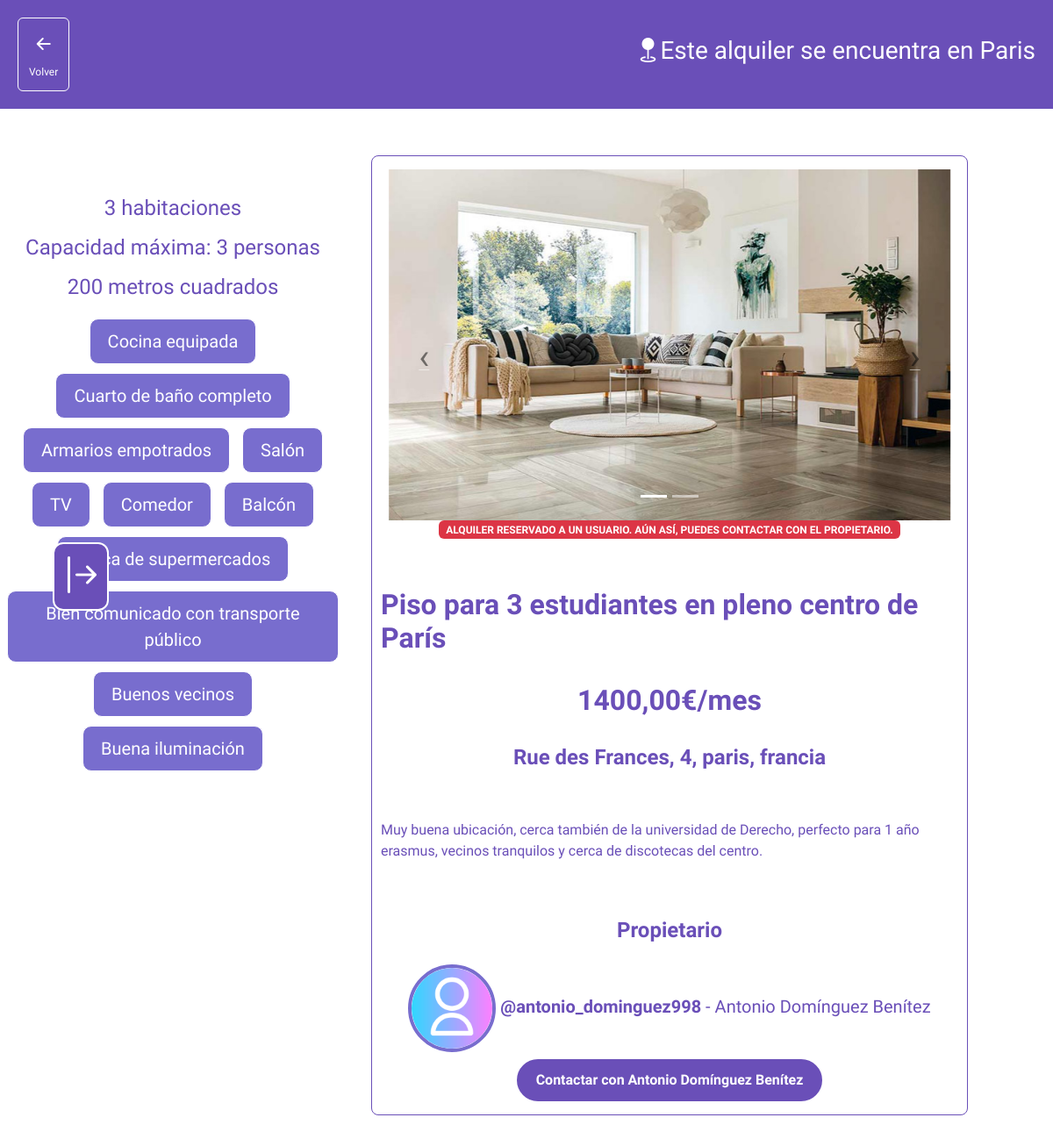
/marketplace/renting_details/2/ (signed in), run on the app's committed database.
### main/market/models.py (models this page shows, shortened)
class Rental(models.Model):
    owner = models.ForeignKey(settings.AUTH_USER_MODEL, on_delete=models.CASCADE, related_name='rentals')
    title = models.CharField(max_length=200)
    location = models.CharField(max_length=200)
    description = models.TextField()
    price = models.DecimalField(max_digits=10, decimal_places=2)
    square_meters = models.PositiveIntegerField()
    rooms = models.PositiveIntegerField()
    max_people = models.PositiveIntegerField()
    city_associated = models.CharField(max_length=100, blank=True)
    features = models.ManyToManyField(RentalFeature, blank=True)
    money_associated = models.CharField(max_length=50, blank = True)
    highlighted = models.BooleanField(default=False)
    highlighted_until = models.DateTimeField(null=True, blank=True)
    highlighted_at = models.DateTimeField(null=True, blank=True)
    created_at = models.DateTimeField(auto_now_add=True)
    status = models.CharField(
        max_length=10,
        choices=[
            ('on_sale', 'Anuncio activo'),
            ('booked', 'Reservado'),
            ('sold', 'Ya alquilado')
        ],
        default='on_sale'
    )
    buyer = models.ForeignKey(
        settings.AUTH_USER_MODEL,
        null=True,
        blank=True,
        on_delete=models.SET_NULL,
        related_name='purchased_rentings'
    )

class RentalFeature(models.Model):
    feature = models.CharField(max_length=120, unique=True)

class RentalImage(models.Model):
    rental = models.ForeignKey(Rental, related_name='images', on_delete=models.CASCADE)
    image = models.ImageField(upload_to='rental_pictures/', blank=False)

### main/models.py (models this page shows)
class CustomUser(AbstractUser):
    email = models.EmailField(unique=True)
    birthday = models.DateField(null=True, blank=True)
    city = models.CharField(max_length=100, blank=True)
    selected_city = models.CharField(max_length=100, blank=True)
    description = models.TextField(blank=True)
    profile_picture = models.ImageField(upload_to='profile_pictures/', blank=True)
    erasmus = models.BooleanField(default=False)
    show_age = models.BooleanField(default=True)
    profile_completed = models.BooleanField(default=False)
    account_visibility = models.CharField(max_length=10, choices=[('public', 'Pública'), ('private', 'Privada')], default='public')
    see_own_products = models.BooleanField(default=False)
    aficiones = models.ManyToManyField(Hobby, blank=True)
    is_city_admin = models.BooleanField(default=False)
    groups = models.ManyToManyField(Group, verbose_name='groups', blank=True, related_name='customuser_set')
    user_permissions = models.ManyToManyField(Permission, verbose_name='user permissions', blank=True, related_name='customuser_set')

### main/market/views.py (the view)
# urls.py: path('renting_details/<int:renting_id>/', views.renting_details, name='renting_details'),
def renting_details(request, renting_id):
    rating_count = 0
    stars_sum = 0
    complete_profile_alerts = alertas_completar_perfil(request)
    pending_requests_count = FollowRequest.objects.filter(receiver=request.user, status='pending').count()
    pending_chat_requests_count = ChatRequest.objects.filter(receiver=request.user, status='pending').count()
    private_chats = Chat.objects.filter(Q(user1=request.user) | Q(user2=request.user)).annotate(
        unread_count=Count('messages', filter=Q(messages__is_read=False) & ~Q(messages__sender=request.user))
    )
    all_groups_chats = GroupChat.objects.filter(members__user=request.user).exclude(name=request.user.city).annotate(
        unread_count=Count('group_messages', filter=Q(group_messages__is_read=False) & ~Q(group_messages__sender=request.user))
    )
    total_unread_count = sum(chat.unread_count for chat in private_chats) + sum(chat.unread_count for chat in all_groups_chats) + pending_chat_requests_count
    try:
        rental = Rental.objects.get(id=renting_id)
    except Rental.DoesNotExist:
        return render(request, 'invalid_id.html', {
            'complete_profile_alerts': complete_profile_alerts,
            'pending_requests_count': pending_requests_count,
            'pending_chat_requests_count': pending_chat_requests_count,
            'total_unread_count': total_unread_count,
        })
    if rating_count !=0 :
        average_rating = stars_sum/rating_count
    else:
        average_rating = 0.0
    context = {
        'rental': rental,
        'complete_profile_alerts': complete_profile_alerts,
        'pending_requests_count': pending_requests_count,
        'pending_chat_requests_count': pending_chat_requests_count,
        'total_unread_count': total_unread_count,
    }
    return render(request, 'renting_details.html', context)

### main/views.py (called while the page is built)
def alertas_completar_perfil(request):
    complete_profile_alerts = 0
    if request.user.birthday is None:
        complete_profile_alerts += 1
    if request.user.city == "":
        complete_profile_alerts += 1
    if request.user.description == "":
        complete_profile_alerts += 1
    if request.user.profile_picture == "":
        complete_profile_alerts += 1
    if len(request.user.aficiones.all()) == 0:
        complete_profile_alerts += 1
    return complete_profile_alerts

### main/templates/market/renting_details.html (shortened to what this page needs)
{% extends "main/sidebar.html" %}
{% block content %}
{% load static %}
<head>
    <link href="https://cdn.jsdelivr.net/npm/bootstrap@5.3.0/dist/css/bootstrap.min.css" rel="stylesheet">
</head>
<body>
    <div class="container-fluid profile-container">
        <div class="profile-top d-flex justify-content-between align-items-center">
            <div>
                <button onclick="goBack()" class="btn btn-primary bi-arrow-left-short d-none d-md-block" style="background-color: transparent; border-color: white; font-size: 2em;">
                    <h3 style="font-size:12px;">Volver</h3>
                </button>
            </div>
            <h3><i class="bi bi-geo-fill"></i>Este alquiler se encuentra en {{ rental.city_associated }}</h3>
        </div>
        <div class="row mt-5">
            <div class="col-md-4" style="padding: 10px; margin:5px;">
                <div class="profile-container">
                    <div class="profile-info text-center">
                        <h4 class="mt-3">
                            {% if rental.rooms == 1 %}
                                {{ rental.rooms }} habitación
                            {% else %}
                                {{ rental.rooms }} habitaciones
                            {% endif %}
                        </h4>
                        <h4 class="mt-3">
                            Capacidad máxima:
                            {% if rental.max_people == 1 %}
                                {{rental.max_people}} persona
                            {% else %}
                                {{rental.max_people}} personas
                            {% endif %}
                        </h4>
                        <h4 class="mt-3">{{ rental.square_meters }} metros cuadrados</h4>
                        <p class="mt-3">
                            <div class="d-flex align-items-center flex-wrap">
                                <div class="btn-group-toggle" data-toggle="buttons">
                                    {% for feature in rental.features.all %}
                                        <button class="btn btn-primary"
                                            style="width: auto; background-color: #786dce; color: white; border-color: white; font-size: 20px; outline: none; box-shadow: none; cursor:default;">
                                            {{ feature.feature }}
                                        </button>
                                    {% endfor %}
                                </div>
                            </div>
                        </p>
                    </div>
                </div>
            </div>
            <div class="col-md-7 mb-5">
                <div class="rental-details" style="border-color:#6a4fb8; padding: 10px; margin:5px;">
                    {% if rental.images.count > 1 %}
                        <div id="carouselExampleIndicators" class="carousel slide">
                            <ol class="carousel-indicators">
                                {% for image in rental.images.all %}
                                    <li data-bs-target="#carouselExampleIndicators" data-bs-slide-to="{{ forloop.counter0 }}" class="{% if forloop.first %}active{% endif %}"></li>
                                {% endfor %}
                            </ol>
                            <div class="carousel-inner">
                                {% for image in rental.images.all %}
                                    <div class="carousel-item {% if forloop.first %}active{% endif %}">
                                        <img src="{{ image.image.url }}" alt="Imagen de producto" class="d-block mx-auto">
                                    </div>
                                {% endfor %}
                            </div>
                            <a class="carousel-control-prev" href="#carouselExampleIndicators" role="button" data-bs-slide="prev">
                                <span class="carousel-control-prev-icon" aria-hidden="true"></span>
                            </a>
                            <a class="carousel-control-next" href="#carouselExampleIndicators" role="button" data-bs-slide="next">
                                <span class="carousel-control-next-icon" aria-hidden="true"></span>
                            </a>
                        </div>
                    {% else %}
                        <div class="renting-image" style="text-align: center; padding: 10px; margin: 5px;">
                            <img src="{{ rental.images.first.image.url }}" alt="Imagen del alquiler" class="img-fluid mx-auto" style="max-width: 60%; height: auto;">
                        </div>
                    {% endif %}
                    {% if rental.status == 'booked' %}
                        <span class="badge bg-danger text-white mb-2">ALQUILER RESERVADO A UN USUARIO. AÚN ASÍ, PUEDES CONTACTAR CON EL PROPIETARIO.</span>
                    {% endif %}
                    <h2 class="mt-5"><strong>{{ rental.title }}</strong></h2>
                    <br>
                    <h2><strong>{{ rental.price }}{{ rental.money_associated }}/mes</strong></h2>
                    <br>
                    <h4><strong>{{ rental.location }}</strong></h4>
                    <br>
                    <br>
                    <p>{{ rental.description }}</p>
                    <br><br>
                    <h4><strong>Propietario</strong></h4>
                    {% if rental.owner.id == request.user.id %}
                        {% if rental.owner.profile_picture %}
                            <a href="{% url 'my_profile' %}" style="text-decoration:none; color:#6a4fb8;">
                            <h5 class="mt-3"><img src="{{ rental.owner.profile_picture.url }}" class="profile-picture" alt="Foto del vendedor">
                                <strong>@{{ rental.owner.username }}</strong> - {{ rental.owner.first_name }} {{ rental.owner.last_name }}</h5>
                            </a>
                        {% else %}
                            <a href="{% url 'my_profile' %}" style="text-decoration:none; color:#6a4fb8;">
                                <i class="bi bi-person-circle" style="font-size: 100px; color: #a6a0d6;"></i>
                                <h2 class="mt-3"><strong>@{{ rental.owner.username }}</strong> - {{ rental.owner.first_name }} {{ rental.owner.last_name }}</h2>
                            </a>
                        {% endif %}
                    {% else %}
                            {% if rental.owner.profile_picture %}
                                <a href="{% url 'other_user_profile' rental.owner.username %}" style="text-decoration:none; color:#6a4fb8;">
                                <h5 class="mt-3"><img src="{{ rental.owner.profile_picture.url }}" class="profile-picture" alt="Foto del vendedor">
                                    <strong>@{{ rental.owner.username }}</strong> - {{ rental.owner.first_name }} {{ rental.owner.last_name }}</h5>
                                </a>
                            {% endif %}
                        {% if rental.owner.id != request.user.id %}
                            <a href="#" class="btn btn-primary contact-button" data-bs-toggle="modal" data-bs-target="#contactModalRenting">Contactar con {{ rental.owner.first_name }} {{ rental.owner.last_name }}</a>
                        {% endif %}
                    {% endif %}
                </div>
            </div>
        </div>
    </div>
</body>
{% endblock %}

### main/templates/main/sidebar.html (shortened to what this page needs)
{% load static %}
<!DOCTYPE html>
<html lang="es">
<head>
    <link rel="stylesheet" href="https://code.jquery.com/ui/1.12.1/themes/base/jquery-ui.css">
    <link href="https://cdn.jsdelivr.net/npm/bootstrap@5.3.0-alpha1/dist/css/bootstrap.min.css" rel="stylesheet">
    <link href="https://cdnjs.cloudflare.com/ajax/libs/font-awesome/6.0.0-beta3/css/all.min.css" rel="stylesheet">
    <link rel="stylesheet" href="https://cdn.jsdelivr.net/npm/bootstrap-icons@1.10.5/font/bootstrap-icons.css">
    <link rel="stylesheet" href="https://stackpath.bootstrapcdn.com/bootstrap/4.5.2/css/bootstrap.min.css">
    <link rel="stylesheet" href="https://maxcdn.bootstrapcdn.com/bootstrap/4.5.2/css/bootstrap.min.css">
    <link href="https://cdn.jsdelivr.net/npm/bootstrap-icons@1.7.2/font/bootstrap-icons.css" rel="stylesheet">
    <link href="https://cdn.jsdelivr.net/npm/bootstrap@5.3.0/dist/css/bootstrap.min.css" rel="stylesheet">
</head>
<body>
    <div class="container profile-container">
        <button id="menuToggle" class="abrir-cerrar-menu">
            <i class="bi bi-arrow-bar-right" style="font-size:3em;" id="menuIcon"></i>
        </button>
        <div class="main-content">
            {% block content %}{% endblock %}
        </div>
    </div>
</body>
</html>

### main/templates/main/sidebar.html (style rules this page uses)
.abrir-cerrar-menu { background-color: #6a4fb8; border: 2px solid white; color: white; transition: all 0.3s ease; position: fixed; top: 50%; left: 60px; transform: translateY(-50%); z-index: 1000; outline:none; box-shadow:none; border-radius: 12px; }

### main/templates/market/renting_details.html (style rules this page uses)
body { font-family: 'Work Sans', sans-serif; color: #6a4fb8; overflow-x:hidden; }
.rental-details { border: 1px solid #ccc; border-radius: 8px; padding: 20px; background-color: #fff; display: flex; flex-direction: column; justify-content: center; align-items: center; height: 100%; }
.profile-container { display: flex; flex-direction: column; max-width: 100%; padding: 0; }
.profile-top { background-color: #6a4fb8; color: white; padding: 20px; }
.profile-picture { border-radius: 50%; border: 4px solid #786dce; width: 100px; height: 100px; }
.profile-info { margin-top: 20px; }
.carousel { width: 100%; }
.carousel-inner .carousel-item { justify-content: center; align-items: center; }
.carousel-inner .carousel-item img { object-fit: cover; width: auto; max-width: 100%; max-height: 400px; }
.carousel-control-prev-icon, .carousel-control-next-icon { background-image: none; }
.carousel-control-prev-icon::after, .carousel-control-next-icon::after { content: '‹'; font-size: 40px; color: black; }
.carousel-control-next-icon::after { content: '›'; }
.carousel-indicators li { color: black; }
.contact-button { color: white; background-color: #6a4fb8; border: 2px solid #6a4fb8; border-radius: 25px; padding: 10px 20px; text-decoration: none; display: inline-block; text-align: center; font-weight: bold; }
.btn-group-toggle .btn { margin: 5px; padding: 10px 20px; font-size: 12px; border-radius: 10px; border-color:#786dce; color:#786dce; }

### data on the page
Rental: city_associated "Paris", rooms "3", max_people "3", square_meters "200", title "Piso para 3 estudiantes en pleno centro de París", price "1400,00", money_associated "€", location "Rue des Frances, 4, paris, francia", description "Muy buena ubicación, cerca también de la universidad de Derecho, perfecto para 1 año erasmus, vecinos tranquilos y cerca de discotecas del centro.", owner.profile_picture (placeholder picture), owner.username "antonio_dominguez998", owner.first_name "Antonio", owner.last_name "Domínguez Benítez"
RentalFeature: feature "Cocina equipada"
RentalFeature: feature "Cuarto de baño completo"
RentalFeature: feature "Armarios empotrados"
RentalFeature: feature "Salón"
RentalFeature: feature "TV"
RentalFeature: feature "Comedor"
RentalFeature: feature "Balcón"
RentalFeature: feature "Cerca de supermercados"
RentalFeature: feature "Bien comunicado con transporte público"
RentalFeature: feature "Buenos vecinos"
RentalFeature: feature "Buena iluminación"
RentalImage: image (picture)
